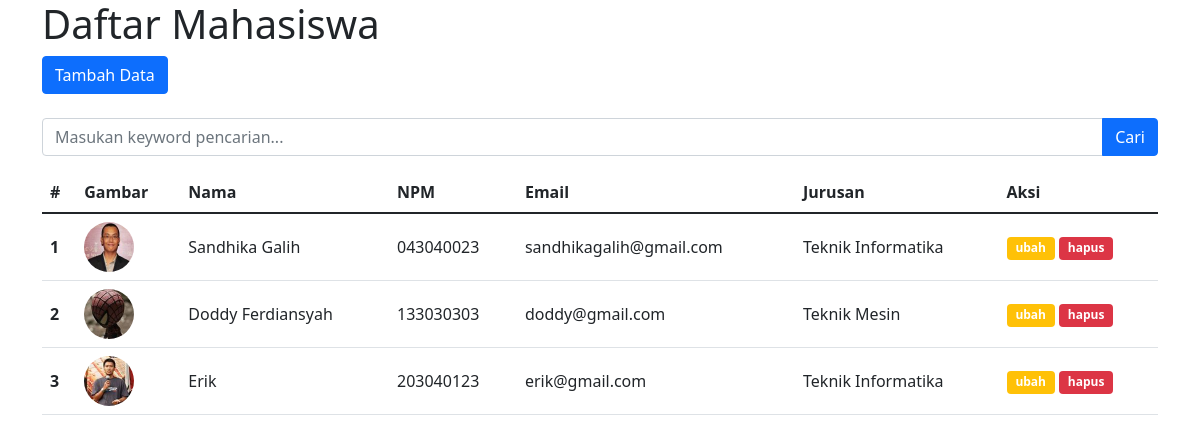
The page / on the database its author committed.
### tables this page shows
CREATE TABLE `mahasiswa` (
  `id` int(11) NOT NULL,
  `nama` varchar(255) NOT NULL,
  `npm` char(9) NOT NULL,
  `email` varchar(255) NOT NULL,
  `jurusan` varchar(255) NOT NULL,
  `gambar` varchar(255) NOT NULL
);

### functions.php (called while the page is built, shortened)
<?php
function koneksi()
{
  $conn = mysqli_connect('localhost', 'root', '', 'pw2022_d_213040113') or die('Koneksi ke DB GAGAL!');
  return $conn;
}
function query($query)
{
  $conn = koneksi();
  $result = mysqli_query($conn, $query) or "SELECT * FROM mahasiswa" or die(mysqli_error($conn));
  $rows = [];
  while ($row = mysqli_fetch_assoc($result)) {
    $rows[] = $row;
  }
  return $rows;
}

### index.php (the view, shortened to what this page needs)
<?php
require 'functions.php';
$mahasiswa = query("SELECT * FROM mahasiswa");
?>
<!doctype html>
<html lang="en">
<head>
  <link href="https://cdn.jsdelivr.net/npm/bootstrap@5.1.3/dist/css/bootstrap.min.css" rel="stylesheet">
</head>
<body>
  <div class="container">
    <h1>Daftar Mahasiswa</h1>
    <a href="tambah.php" class="btn btn-primary">Tambah Data</a>
    <form action="" method="get" class="mt-4">
      <div class="input-group mb-3">
        <input type="text" class="form-control" name="keyword" placeholder="Masukan keyword pencarian..." autocomplete="off">
        <button class="btn btn-primary" type="submit" name="cari">Cari</button>
      </div>
    </form>
    <table class="table">
      <thead>
        <tr>
          <th scope="col">#</th>
          <th scope="col">Gambar</th>
          <th scope="col">Nama</th>
          <th scope="col">NPM</th>
          <th scope="col">Email</th>
          <th scope="col">Jurusan</th>
          <th scope="col">Aksi</th>
        </tr>
      </thead>
      <tbody>
        <?php $i = 1;
        foreach ($mahasiswa as $mhs) : ?>
          <tr>
            <th scope="row" class="align-middle"><?= $i++; ?></th>
            <td class="align-middle">
              <img src="img/<?= $mhs["gambar"]; ?>" height="50" class="rounded-circle">
            </td>
            <td class="align-middle"><?= $mhs["nama"]; ?></td>
            <td class="align-middle"><?= $mhs["npm"]; ?></td>
            <td class="align-middle"><?= $mhs["email"]; ?></td>
            <td class="align-middle"><?= $mhs["jurusan"]; ?></td>
            <td class="align-middle">
              <a href="ubah.php?id=<?= $mhs["id"]; ?>" class="btn badge bg-warning">ubah</a>
              <a href="hapus.php?id=<?= $mhs["id"]; ?> " class="btn badge bg-danger" onclick="return confirm ('aslina?');">hapus</a>
            </td>
          </tr>
        <?php endforeach; ?>
      </tbody>
    </table>
  </div>
</body>
</html>

### rows shown on the page
mahasiswa: gambar (picture), nama "Sandhika Galih", npm "043040023", email "sandhikagalih@gmail.com", jurusan "Teknik Informatika"
mahasiswa: gambar (picture), nama "Doddy Ferdiansyah", npm "133030303", email "doddy@gmail.com", jurusan "Teknik Mesin"
mahasiswa: gambar (picture), nama "Erik", npm "203040123", email "erik@gmail.com", jurusan "Teknik Informatika"
